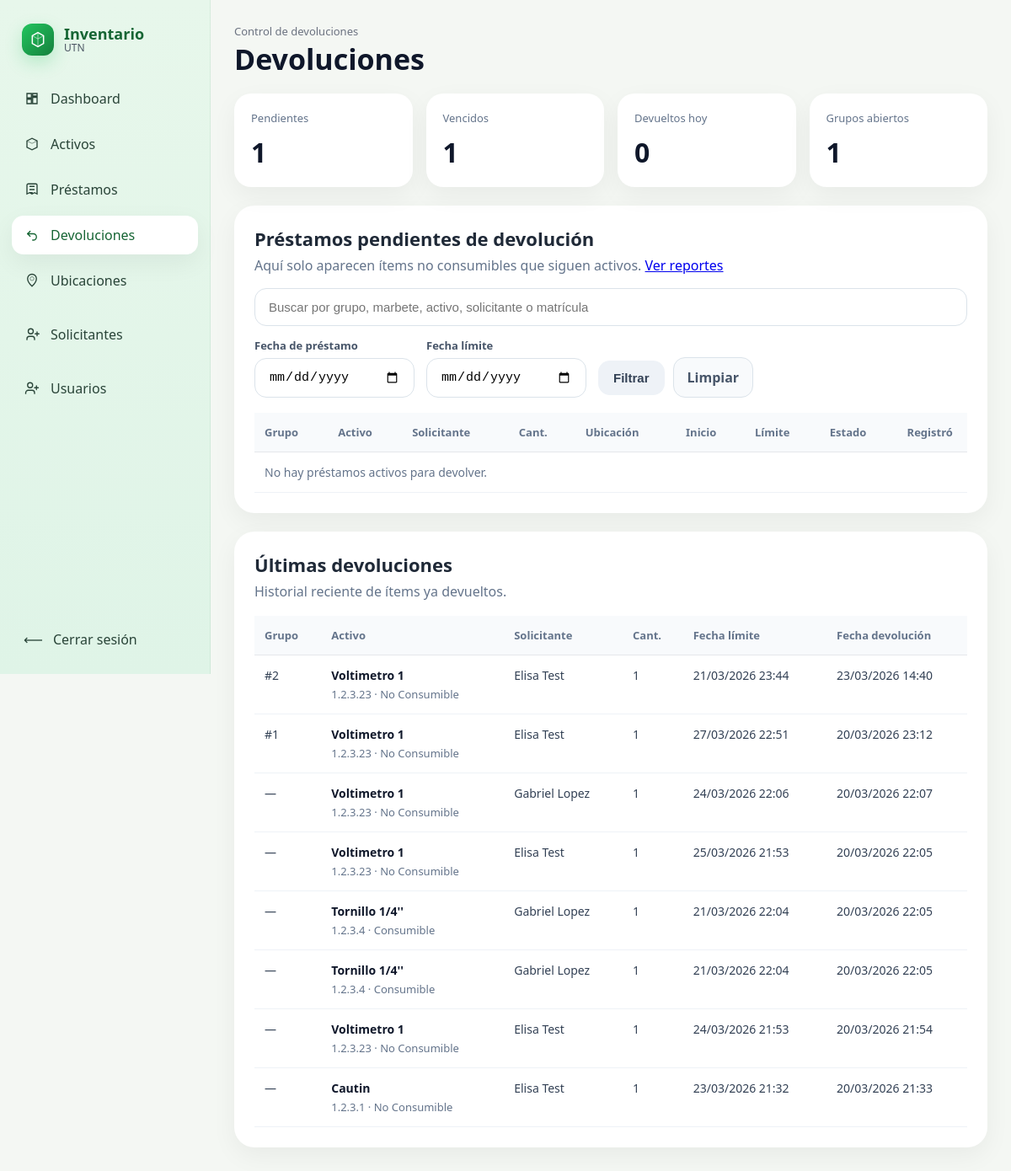
The app's page /devoluciones.php?fecha_inicio=2026-03-20 21:53:29.197448 (signed in) with its own data.
### tables this page shows
CREATE TABLE `prestamos` (
  `ID_Prestamo` int(15) NOT NULL,
  `Grupo_PrestamoID` int(15) DEFAULT NULL,
  `ID_Activo` int(15) NOT NULL,
  `Cantidad_Solicitada` int(5) NOT NULL DEFAULT 1,
  `Matricula_Alumno` int(15) DEFAULT NULL,
  `Matricula_Docente` int(15) DEFAULT NULL,
  `Fecha_Inicio` datetime(6) NOT NULL DEFAULT current_timestamp(6),
  `Fecha_Limite` datetime(6) DEFAULT NULL,
  `Fecha_Devolucion` datetime(6) DEFAULT NULL,
  `ID_Lab` int(10) NOT NULL,
  `Comentarios` varchar(150) NOT NULL,
  `Estado_Prestamo` varchar(13) NOT NULL DEFAULT 'Activo',
  `Registrado_Por` int(15) NOT NULL,
  `Recibido_Por` int(15) DEFAULT NULL
);

CREATE TABLE `activos` (
  `ID_Activo` int(15) NOT NULL,
  `Num_Marbete` varchar(25) NOT NULL,
  `Activo_Desc` varchar(150) NOT NULL,
  `Estado` varchar(15) NOT NULL DEFAULT 'Activo',
  `ID_Lab` int(10) NOT NULL,
  `Tipo_Activo` varchar(15) NOT NULL DEFAULT 'No Consumible',
  `Cantidad` int(5) NOT NULL DEFAULT 1
);

### devoluciones.php (the view, shortened to what this page needs)
<?php
require_once "conexion.php";
$conexion->set_charset("utf8mb4");
$busqueda = trim($_GET["q"] ?? "");
$fechaInicioFiltro = trim($_GET["fecha_inicio"] ?? "");
$fechaLimiteFiltro = trim($_GET["fecha_limite"] ?? "");
function h($texto): string {
    return htmlspecialchars((string)$texto, ENT_QUOTES, 'UTF-8');
}
$prestamosActivos = [];
$historial = [];
$resHistorial = $conexion->query("
    SELECT
        p.ID_Prestamo,
        p.Grupo_PrestamoID,
        p.Cantidad_Solicitada,
        p.Fecha_Inicio,
        p.Fecha_Limite,
        p.Fecha_Devolucion,
        a.Num_Marbete,
        a.Activo_Desc,
        a.Tipo_Activo,
        COALESCE(al.Nombre_Alumno, d.Nombre_Docente) AS SolicitanteNombre,
        ur.Nombre_Uss AS RecibidoPorNombre
    FROM prestamos p
    INNER JOIN activos a ON a.ID_Activo = p.ID_Activo
    LEFT JOIN alumnos al ON al.Matricula_Alumno = p.Matricula_Alumno
    LEFT JOIN docentes d ON d.Matricula_Docente = p.Matricula_Docente
    LEFT JOIN usuarios ur ON ur.Matricula_Uss = p.Recibido_Por
    WHERE p.Estado_Prestamo = 'Devuelto'
    ORDER BY p.Fecha_Devolucion DESC
    LIMIT 15
");
while ($row = $resHistorial->fetch_assoc()) {
    $historial[] = $row;
}
$resumen = [
    "pendientes" => 0,
    "vencidos" => 0,
    "devueltos_hoy" => 0,
    "grupos_abiertos" => 0
];
$resResumen = $conexion->query("
    SELECT
        SUM(CASE WHEN Estado_Prestamo = 'Activo' THEN 1 ELSE 0 END) AS pendientes,
        SUM(CASE WHEN Estado_Prestamo = 'Activo' AND Fecha_Limite < NOW() THEN 1 ELSE 0 END) AS vencidos,
        SUM(CASE WHEN Estado_Prestamo = 'Devuelto' AND DATE(Fecha_Devolucion) = CURDATE() THEN 1 ELSE 0 END) AS devueltos_hoy,
        COUNT(DISTINCT CASE WHEN Estado_Prestamo = 'Activo' THEN Grupo_PrestamoID END) AS grupos_abiertos
    FROM prestamos
");
if ($resResumen) {
    $fila = $resResumen->fetch_assoc();
    if ($fila) {
        $resumen = $fila;
    }
}
?>
<!DOCTYPE html>
<html lang="es">
<head>
    <link rel="stylesheet" href="css/dashboard.css">
    <link rel="stylesheet" href="css/devoluciones.css">
</head>
<body>
<?php include "includes/sidebar.php"; ?>
<div class="main">
    <div class="topbar">
        <div>
            <p class="topbar__eyebrow">Control de devoluciones</p>
            <h1>Devoluciones</h1>
        </div>
    </div>
    <div class="resume-grid">
        <div class="mini-card">
            <span class="mini-card__label">Pendientes</span>
            <strong><?php echo (int)$resumen["pendientes"]; ?></strong>
        </div>
        <div class="mini-card">
            <span class="mini-card__label">Vencidos</span>
            <strong><?php echo (int)$resumen["vencidos"]; ?></strong>
        </div>
        <div class="mini-card">
            <span class="mini-card__label">Devueltos hoy</span>
            <strong><?php echo (int)$resumen["devueltos_hoy"]; ?></strong>
        </div>
        <div class="mini-card">
            <span class="mini-card__label">Grupos abiertos</span>
            <strong><?php echo (int)$resumen["grupos_abiertos"]; ?></strong>
        </div>
    </div>
    <div class="table-card">
        <div class="table-card__head table-card__head--stack">
            <div>
                <h2>Préstamos pendientes de devolución</h2>
                <p>Aquí solo aparecen ítems no consumibles que siguen activos.
                    <a href="reportes_prestamos.php" class="btn">Ver reportes</a>
                </p>
            </div>
            <form method="GET" class="toolbar toolbar--filters">
                <div class="search-box">
                    <input
                        type="text"
                        name="q"
                        placeholder="Buscar por grupo, marbete, activo, solicitante o matrícula"
                        value="<?php echo h($busqueda); ?>"
                    >
                </div>
                <div class="filter-row">
                    <div class="filter-field">
                        <label for="fecha_inicio">Fecha de préstamo</label>
                        <input type="date" name="fecha_inicio" id="fecha_inicio" value="<?php echo h($fechaInicioFiltro); ?>">
                    </div>
                    <div class="filter-field">
                        <label for="fecha_limite">Fecha límite</label>
                        <input type="date" name="fecha_limite" id="fecha_limite" value="<?php echo h($fechaLimiteFiltro); ?>">
                    </div>
                    <div class="filter-actions">
                        <button type="submit" class="btn-secondary">Filtrar</button>
                        <a class="btn-clear" href="devoluciones.php">Limpiar</a>
                    </div>
                </div>
            </form>
        </div>
        <div class="table-wrap">
            <table>
                <thead>
                    <tr>
                        <th>Grupo</th>
                        <th>Activo</th>
                        <th>Solicitante</th>
                        <th>Cant.</th>
                        <th>Ubicación</th>
                        <th>Inicio</th>
                        <th>Límite</th>
                        <th>Estado</th>
                        <th>Registró</th>
                    </tr>
                </thead>
                <tbody>
                    <?php if (!empty($prestamosActivos)): ?>
                        <?php foreach ($prestamosActivos as $p): ?>
                            <?php $vencido = !empty($p["Fecha_Limite"]) && strtotime($p["Fecha_Limite"]) < time(); ?>
                            <tr>
                                <td><?php echo $p["Grupo_PrestamoID"] ? "#" . (int)$p["Grupo_PrestamoID"] : "—"; ?></td>
                                <td>
                                    <div class="cell-stack">
                                        <strong><?php echo h($p["Activo_Desc"]); ?></strong>
                                        <span>
                                            <?php echo h($p["Num_Marbete"]); ?>
                                            · <?php echo h($p["Tipo_Activo"]); ?>
                                            · ID interno #<?php echo (int)$p["ID_Prestamo"]; ?>
                                        </span>
                                    </div>
                                </td>
                                <td>
                                    <div class="cell-stack">
                                        <strong><?php echo h($p["SolicitanteNombre"]); ?></strong>
                                        <span><?php echo h($p["SolicitanteMatricula"]); ?></span>
                                    </div>
                                </td>
                                <td><?php echo (int)$p["Cantidad_Solicitada"]; ?></td>
                                <td><?php echo h($p["Nombre_Lab"] ?? "Sin ubicación"); ?></td>
                                <td><?php echo h(date("d/m/Y H:i", strtotime($p["Fecha_Inicio"]))); ?></td>
                                <td>
                                    <?php echo !empty($p["Fecha_Limite"]) ? h(date("d/m/Y H:i", strtotime($p["Fecha_Limite"]))) : "No aplica"; ?>
                                </td>
                                <td>
                                    <span class="status status--<?php echo $vencido ? 'vencido' : 'activo'; ?>">
                                        <?php echo $vencido ? 'Vencido' : 'Activo'; ?>
                                    </span>
                                </td>
                                <td><?php echo h($p["RegistradoPorNombre"] ?? "Usuario"); ?></td>
                                <td>
                                    <form method="POST" onsubmit="return confirm('¿Registrar devolución de este ítem?');">
                                        <input type="hidden" name="accion" value="registrar_devolucion">
                                        <input type="hidden" name="ID_Prestamo" value="<?php echo (int)$p["ID_Prestamo"]; ?>">
                                        <button type="submit" class="btn-table">Registrar devolución</button>
                                    </form>
                                </td>
                            </tr>
                            <?php if (!empty($p["Comentarios"])): ?>
                                <tr class="row-note">
                                    <td colspan="10">
                                        <strong>Comentarios:</strong> <?php echo h($p["Comentarios"]); ?>
                                    </td>
                                </tr>
                            <?php endif; ?>
                        <?php endforeach; ?>
                    <?php else: ?>
                        <tr>
                            <td colspan="10" class="muted">No hay préstamos activos para devolver.</td>
                        </tr>
                    <?php endif; ?>
                </tbody>
            </table>
        </div>
    </div>
    <div class="table-card history-card">
        <div class="table-card__head">
            <div>
                <h2>Últimas devoluciones</h2>
                <p>Historial reciente de ítems ya devueltos.</p>
            </div>
        </div>
        <div class="table-wrap">
            <table>
                <thead>
                    <tr>
                        <th>Grupo</th>
                        <th>Activo</th>
                        <th>Solicitante</th>
                        <th>Cant.</th>
                        <th>Fecha límite</th>
                        <th>Fecha devolución</th>
                    </tr>
                </thead>
                <tbody>
                    <?php if (!empty($historial)): ?>
                        <?php foreach ($historial as $h): ?>
                            <tr>
                                <td><?php echo $h["Grupo_PrestamoID"] ? "#" . (int)$h["Grupo_PrestamoID"] : "—"; ?></td>
                                <td>
                                    <div class="cell-stack">
                                        <strong><?php echo h($h["Activo_Desc"]); ?></strong>
                                        <span><?php echo h($h["Num_Marbete"]); ?> · <?php echo h($h["Tipo_Activo"]); ?></span>
                                    </div>
                                </td>
                                <td><?php echo h($h["SolicitanteNombre"]); ?></td>
                                <td><?php echo (int)$h["Cantidad_Solicitada"]; ?></td>
                                <td>
                                    <?php echo !empty($h["Fecha_Limite"]) ? h(date("d/m/Y H:i", strtotime($h["Fecha_Limite"]))) : "No aplica"; ?>
                                </td>
                                <td><?php echo h(date("d/m/Y H:i", strtotime($h["Fecha_Devolucion"]))); ?></td>
                            </tr>
                        <?php endforeach; ?>
                    <?php else: ?>
                        <tr>
                            <td colspan="7" class="muted">Todavía no hay devoluciones registradas.</td>
                        </tr>
                    <?php endif; ?>
                </tbody>
            </table>
        </div>
    </div>
</div>
</body>
</html>

### css/dashboard.css (style rules this page uses)
:root { --bg: #f4f7f3; --panel: #ffffff; --panel-soft: #f8fbf8; --text: #1f2937; --muted: #6b7280; --line: #e5e7eb; --green-1: #ecfdf3; --green-2: #d1fae5; --green-3: #86efac; --green-4: #16a34a; --green-5: #166534; --shadow: 0 10px 30px rgba(16, 24, 40, .06); --radius: 20px; --sidebar-w: 250px; }
* { box-sizing:border-box; }
html, body { margin:0; padding:0; }
body { font-family: "Segoe UI", Arial, sans-serif; background: var(--bg); color: var(--text); }
.main { margin-left: var(--sidebar-w); min-height: 100vh; padding: 28px; }
.topbar { display:flex; justify-content:space-between; align-items:flex-start; gap:16px; margin-bottom: 22px; }
.topbar__eyebrow { margin:0 0 6px; color: var(--muted); font-size: 13px; }
.topbar h1 { margin:0; font-size: 34px; line-height:1.1; color: #0f172a; }
table { width:100%; border-collapse:collapse; }
th, td { padding:14px 12px; text-align:left; border-bottom:1px solid var(--line); font-size:14px; }
th { background:#f8fafc; color:#64748b; font-weight:700; }
.muted { color: var(--muted); }

### css/devoluciones.css (style rules this page uses)
.btn-secondary { border: none; border-radius: 14px; padding: 12px 18px; font-weight: 700; cursor: pointer; transition: .2s ease; font-size: 15px; background: #eef2f7; color: #334155; }
.btn-clear { display: inline-flex; align-items: center; justify-content: center; border-radius: 14px; padding: 12px 16px; text-decoration: none; font-weight: 700; background: #f8fafc; color: #475569; border: 1px solid #dbe3ea; transition: .2s ease; }
.resume-grid { display: grid; grid-template-columns: repeat(4, minmax(0, 1fr)); gap: 16px; margin-bottom: 22px; }
.mini-card { background: #fff; border-radius: 20px; padding: 20px; box-shadow: 0 10px 30px rgba(0,0,0,.05); }
.mini-card__label { display: block; color: #64748b; font-size: 13px; margin-bottom: 10px; }
.mini-card strong { font-size: 32px; color: #0f172a; }
.table-card { background: #fff; padding: 24px; border-radius: 24px; box-shadow: 0 10px 30px rgba(0,0,0,.05); margin-bottom: 22px; }
.table-card__head { display: flex; justify-content: space-between; align-items: center; margin-bottom: 18px; gap: 16px; }
.table-card__head--stack { align-items: stretch; flex-direction: column; }
.table-card__head h2 { margin: 0 0 6px; font-size: 22px; }
.table-card__head p { margin: 0; color: #64748b; }
.toolbar { width: 100%; }
.toolbar--filters { display: flex; flex-direction: column; gap: 14px; width: 100%; }
.search-box { display: flex; gap: 12px; width: 100%; }
.search-box input { flex: 1; border: 1px solid #dbe3ea; border-radius: 14px; padding: 13px 16px; font-size: 15px; outline: none; }
.filter-row { display: flex; flex-wrap: wrap; gap: 14px; align-items: end; }
.filter-field { display: flex; flex-direction: column; gap: 6px; min-width: 190px; }
.filter-field label { font-size: 13px; font-weight: 700; color: #475569; }
.filter-field input { border: 1px solid #dbe3ea; border-radius: 14px; padding: 13px 16px; font-size: 15px; outline: none; background: #fff; }
.filter-actions { display: flex; gap: 10px; align-items: center; }
.table-wrap { overflow-x: auto; }
table { width: 100%; border-collapse: collapse; min-width: 960px; }
thead th { text-align: left; font-size: 13px; color: #64748b; font-weight: 800; padding: 14px 12px; border-bottom: 1px solid #e5e7eb; background: #f8fafc; }
tbody td { padding: 14px 12px; border-bottom: 1px solid #eef2f7; vertical-align: top; color: #334155; font-size: 14px; }
.cell-stack { display: flex; flex-direction: column; gap: 4px; }
.cell-stack strong { color: #0f172a; }
.cell-stack span { color: #64748b; font-size: 13px; }
.muted { color: #64748b; }
.history-card { margin-top: 6px; }

### records on screen
prestamos: Grupo_PrestamoID "2", ID_Activo.Activo_Desc "Voltimetro 1", ID_Activo.Num_Marbete "1.2.3.23", ID_Activo.Tipo_Activo "No Consumible", SolicitanteNombre "Elisa Test", Cantidad_Solicitada "1", Fecha_Limite "21/03/2026 23:44", Fecha_Devolucion "23/03/2026 14:40"
prestamos: Grupo_PrestamoID "1", ID_Activo.Activo_Desc "Voltimetro 1", ID_Activo.Num_Marbete "1.2.3.23", ID_Activo.Tipo_Activo "No Consumible", SolicitanteNombre "Elisa Test", Cantidad_Solicitada "1", Fecha_Limite "27/03/2026 22:51", Fecha_Devolucion "20/03/2026 23:12"
prestamos: ID_Activo.Activo_Desc "Voltimetro 1", ID_Activo.Num_Marbete "1.2.3.23", ID_Activo.Tipo_Activo "No Consumible", SolicitanteNombre "Gabriel Lopez", Cantidad_Solicitada "1", Fecha_Limite "24/03/2026 22:06", Fecha_Devolucion "20/03/2026 22:07"
prestamos: ID_Activo.Activo_Desc "Voltimetro 1", ID_Activo.Num_Marbete "1.2.3.23", ID_Activo.Tipo_Activo "No Consumible", SolicitanteNombre "Elisa Test", Cantidad_Solicitada "1", Fecha_Limite "25/03/2026 21:53", Fecha_Devolucion "20/03/2026 22:05"
prestamos: ID_Activo.Activo_Desc "Tornillo 1/4''", ID_Activo.Num_Marbete "1.2.3.4", ID_Activo.Tipo_Activo "Consumible", SolicitanteNombre "Gabriel Lopez", Cantidad_Solicitada "1", Fecha_Limite "21/03/2026 22:04", Fecha_Devolucion "20/03/2026 22:05"
prestamos: ID_Activo.Activo_Desc "Tornillo 1/4''", ID_Activo.Num_Marbete "1.2.3.4", ID_Activo.Tipo_Activo "Consumible", SolicitanteNombre "Gabriel Lopez", Cantidad_Solicitada "1", Fecha_Limite "21/03/2026 22:04", Fecha_Devolucion "20/03/2026 22:05"
prestamos: ID_Activo.Activo_Desc "Voltimetro 1", ID_Activo.Num_Marbete "1.2.3.23", ID_Activo.Tipo_Activo "No Consumible", SolicitanteNombre "Elisa Test", Cantidad_Solicitada "1", Fecha_Limite "24/03/2026 21:53", Fecha_Devolucion "20/03/2026 21:54"
prestamos: ID_Activo.Activo_Desc "Cautin", ID_Activo.Num_Marbete "1.2.3.1", ID_Activo.Tipo_Activo "No Consumible", SolicitanteNombre "Elisa Test", Cantidad_Solicitada "1", Fecha_Limite "23/03/2026 21:32", Fecha_Devolucion "20/03/2026 21:33"

### other values on screen
$resumen["pendientes"] "1"
$resumen["vencidos"] "1"
$resumen["devueltos_hoy"] "0"
$resumen["grupos_abiertos"] "1"
